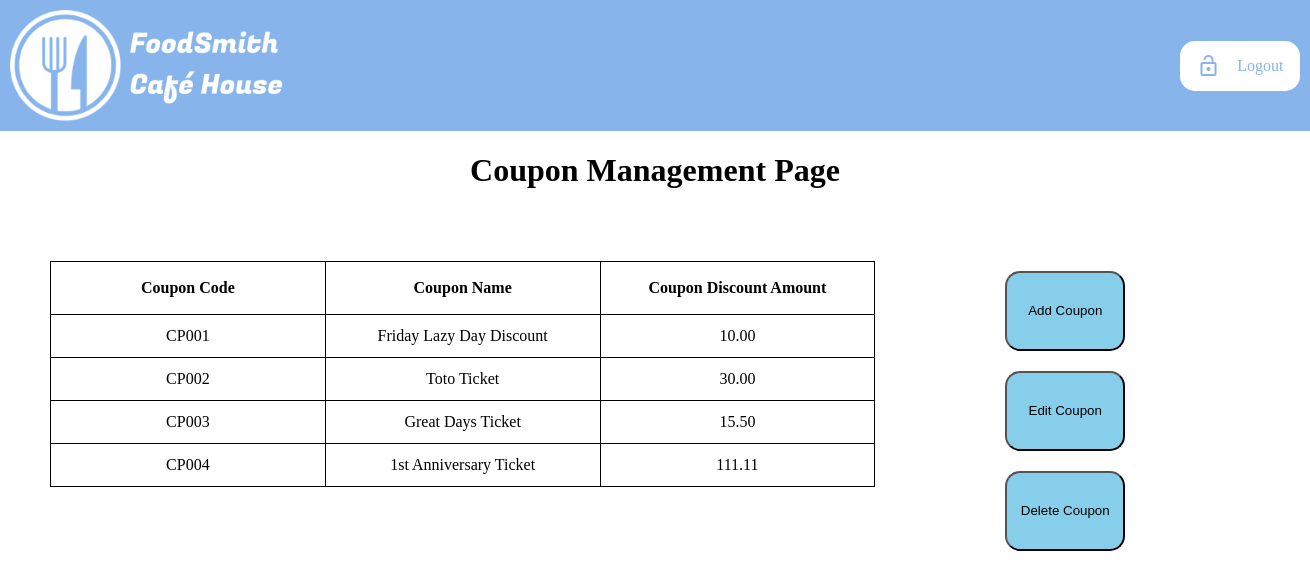
/coupon/index.php, run on an earlier commit of the app's database.
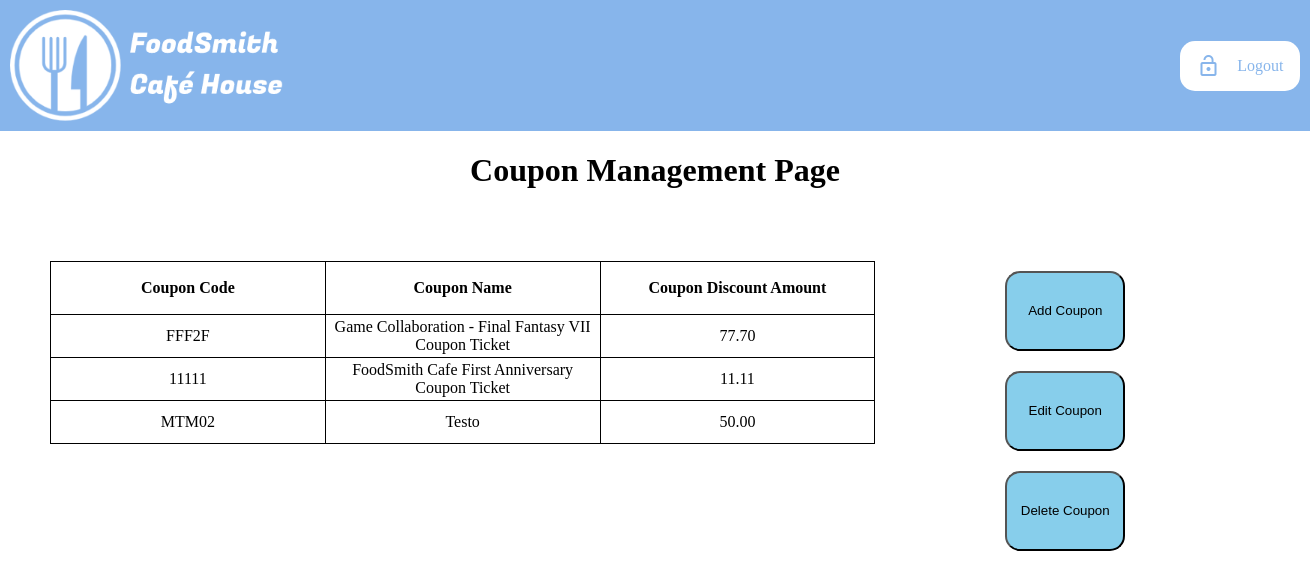
And on a later commit of the database.
### tables this page shows
CREATE TABLE `coupon` (
  `couponID` int(11) NOT NULL,
  `couponCode` varchar(10) NOT NULL,
  `couponName` text NOT NULL,
  `couponAmount` float NOT NULL
);

### coupon/index.php (the view, shortened to what this page needs)
<!DOCTYPE html>
<html lang="en">
<head>
	<link rel="stylesheet" href="coupon_style.css">
<?php
	include_once ($_SERVER['DOCUMENT_ROOT']."/template/header.php");
?>
	<h1>Coupon Management Page</h1>
	<article>
		<div class="table-group">
	<?php
		include_once ($_SERVER['DOCUMENT_ROOT']."/db_conn.php");
		$couponQuery = "SELECT * FROM coupon";
		$couponResult = $conn->query($couponQuery);
		echo "<table class='theTables'><tr><th>Coupon Code</th><th>Coupon Name</th><th>Coupon Discount Amount</th></tr>";
		if ($couponResult->num_rows > 0)
		{
			while ($couponRow = $couponResult->fetch_assoc())
			{
				echo "<tr class='list-items'><td>" . $couponRow["couponCode"] . "</td><td>" . $couponRow["couponName"] . "</td><td>" . number_format($couponRow["couponAmount"], 2) . "</td></tr>";
			}
		}
		else
		{
			echo "0 results";
		}
		echo "</table>";
	?>
		</div>
		<div class='coupon-buttons-group'>
			<button class='coupon-buttons' onclick="showAddCoupon()">
				<p>Add Coupon</p>
			</button>
			<button class='coupon-buttons' onclick="showEditCoupon()">
				<p>Edit Coupon</p>
			</button>
			<button class='coupon-buttons' onclick="showDeleteCoupon()">
				<p>Delete Coupon</p>
			</button>
		</div>
	</article>
</body>
</html>

### template/header.php (shortened to what this page needs)
		<link rel="stylesheet" href="/styles/headerStyle.css">
</head>
<body>
<header>
		<img src='/template/images/logo_white.png' onclick="location.href='/'" alt='logo'>
		<div id='logout-button' onclick="location.href='/logout.php'">
			<i class='material-icons'>lock_open</i>
			<p>Logout</p>
		</div>
</header>

### coupon/coupon_style.css (style rules this page uses)
body { padding: 0; margin: 0; background-color: white; }
article { padding: 50px; width: 100%; display: flex; flex-direction: row; }
h1 { text-align: center; }
.table-group { width: 70%; }
.table-group table { width: 90%; table-layout: fixed; text-align: center; }
.table-group table, .table-group th, .table-group td { border: 1px solid black; border-collapse: collapse; }
.table-group th { height: 50px; }
.table-group td { height: 40px; }
.coupon-buttons-group { width: 15%; display: flex; flex-direction: column; align-items: center; }
.coupon-buttons { height: 80px; width: 120px; background-color: #87ceeb; margin: 10px; border-radius: 15px; text-align: center; display: flex; justify-content: space-evenly; align-items: center; }

### styles/headerStyle.css (style rules this page uses)
header { width: 100%; height: auto; background-color: #87b5eb; display: flex; align-items: center; justify-content: space-between; -webkit-touch-callout: none; -webkit-user-select: none; -khtml-user-select: none; -moz-user-select: none; -ms-user-select: none; user-select: none; }
header img { margin: 10px; width: 300px; height: auto; }
header #logout-button { width: 120px; height: 50px; background-color: white; margin: 10px; border-radius: 15px; text-align: center; display: flex; justify-content: space-evenly; align-items: center; color: #87b5eb; }

What changed in the data, as far as the page shows it:
removed coupon: couponCode "CP001", couponName "Friday Lazy Day Discount", couponAmount "10.00"
removed coupon: couponCode "CP002", couponName "Toto Ticket", couponAmount "30.00"
removed coupon: couponCode "CP003", couponName "Great Days Ticket", couponAmount "15.50"
removed coupon: couponCode "CP004", couponName "1st Anniversary Ticket", couponAmount "111.11"
added coupon: couponCode "FFF2F", couponName "Game Collaboration - Final Fantasy VII Coupon Ticket", couponAmount "77.70"
added coupon: couponCode "11111", couponName "FoodSmith Cafe First Anniversary Coupon Ticket", couponAmount "11.11"
added coupon: couponCode "MTM02", couponName "Testo", couponAmount "50.00"
